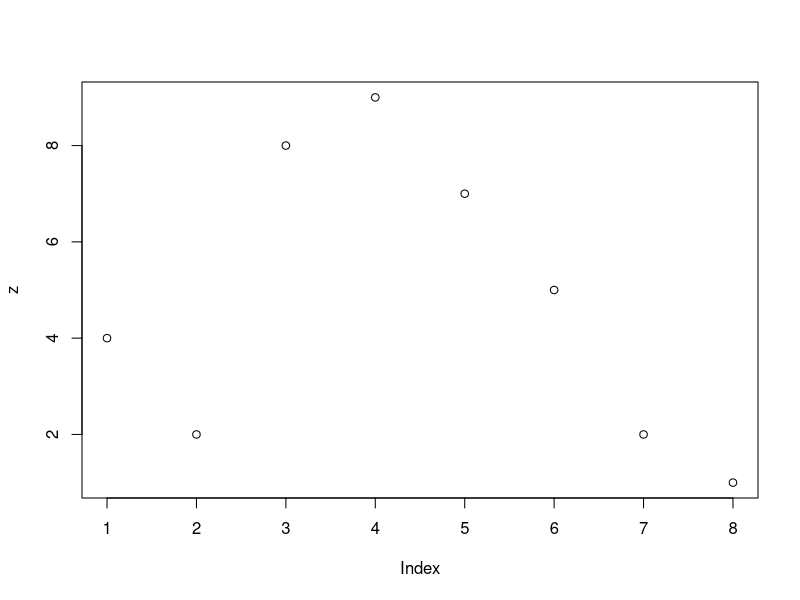
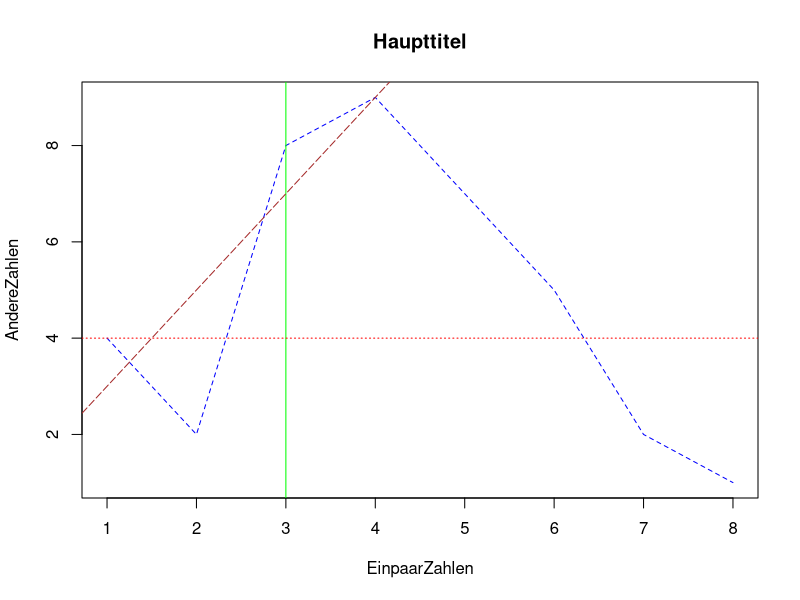

Write R code to recreate these figures, in order.
# a)
?seq

# b)
x <- c(4, 10, 3, NA, NA, 1, 8)

# b-i) 
mean(x) # In R, the function mean(x) returns NA if any of the values in the vector x are NA, 
        # due to the default behavior of the mean function and the way R handles NA values. 
        # NA in R represents missing or undefined data. When you perform calculations involving NA, the result is often NA 

mean(x[!is.na(x)]) # mean of all values != NA

sort(x)
order(x) # returns the indices of a vector that sort the array, without directly sorting it

# c)
z <- c(4,2, 8,9,7, 5,2, 1)
plot(z)

# Plotting with lines between nodes
plot(z, type= "l", col= "blue", lty= 2, main= "Haupttitel", xlab= "EinpaarZahlen", ylab= "AndereZahlen" )


# Add static lines to chart, v = x, h = y
abline(v = 3, col = "green", lty = 1)
abline(h = 4, col = "red", lty = 3)

# Add a brown, dashed line representing y = 2x + 1
abline(a = 1, b = 2, col = "brown", lty = 5) 

# values without NA since they are not defined
u <- x[!is.na(x)]

# Calculate the corresponding y values
y <- 2 * u + 1
